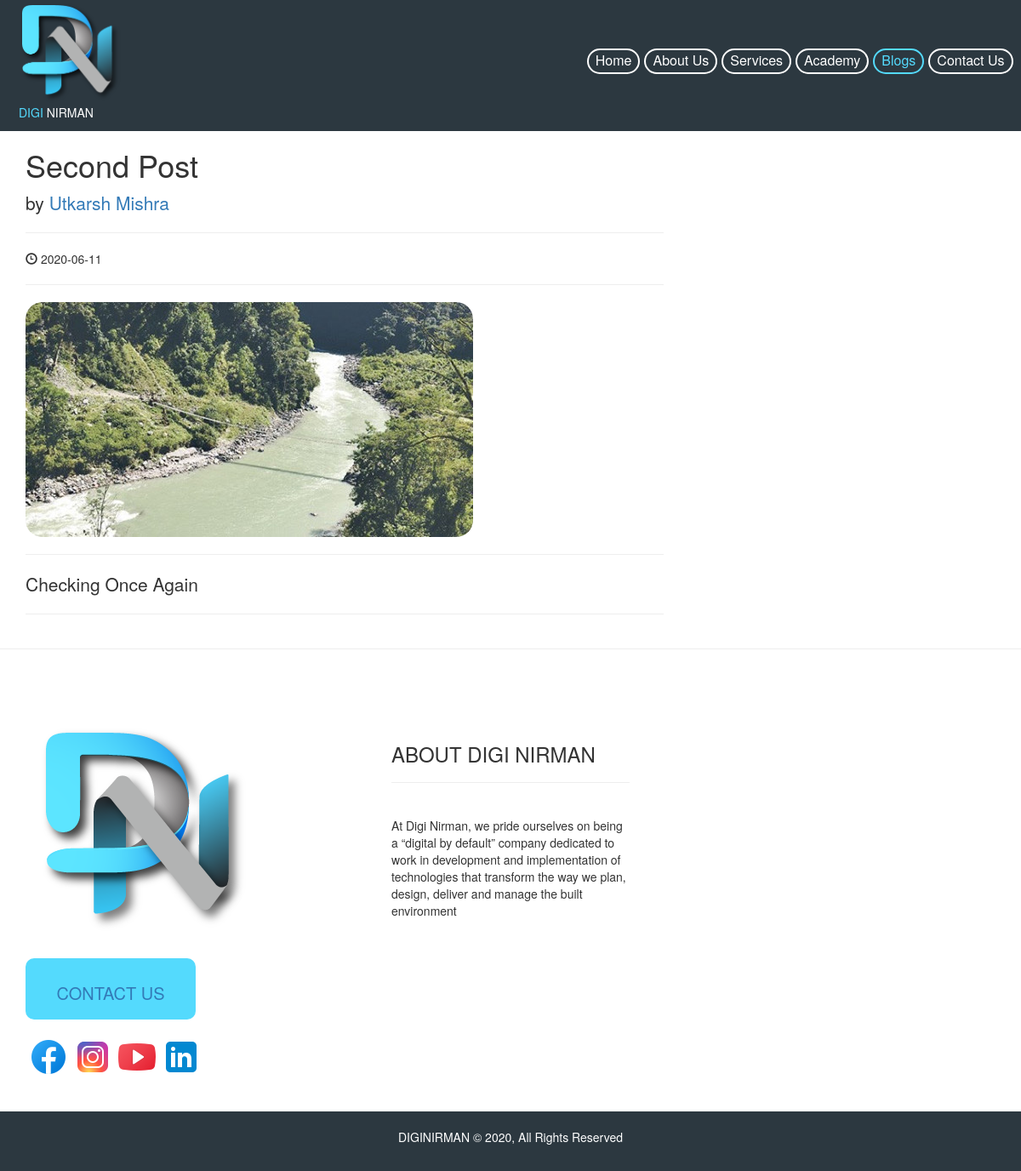
Screenshot of /cms/post.php?p_id=3 with the database file from the repository.
### tables this page shows
CREATE TABLE `posts` (
  `post_id` int(11) NOT NULL,
  `post_title` varchar(255) NOT NULL,
  `post_author` varchar(255) NOT NULL,
  `post_date` date NOT NULL,
  `post_image` text NOT NULL,
  `post_content` text NOT NULL,
  `post_tags` varchar(255) NOT NULL
);

### cms/post.php (the view, shortened to what this page needs)
<?php include "includes/db.php"; ?>
<!DOCTYPE html>
<html lang="en">
<head>
    <link rel="stylesheet" href="css/index-main.css">
    <link rel="stylesheet" media="screen and (max-width: 500px)" href="css/index-mobile.css">
    <link rel="stylesheet" media="screen and (min-width: 500px) and (max-width:1100px)" href="css/index-widescreen.css">
    <link href="css/bootstrap.min.css" rel="stylesheet">
</head>
<body>
<header>
    <nav id="navbar">
      <div class="container-nav">
      <img src="images/logo.png" alt="Company Logo" >
      <p> <span style="color:#54dafd;">DIGI </span> NIRMAN</p> </div>
      <ul>
        <li div="home"><a  href="../index.html">Home</a></li>
        <li div="about"><a href="../about.html">About Us</a></li>
        <li div="service"><a href="../services.html">Services</a></li>
        <li div="academy"><a href="../academy.html">Academy</a></li>
        <li div="blog"><a class="current" href="index.php">Blogs</a></li>
        <li div="contact"><a href="contact.php">Contact Us</a></li>
      </ul>
    </nav>
  </header>
    <div class="container">
        <div class="row">
            <div class="col-lg-8">
            <?php
            if(isset($_GET['p_id']))
            {
                $the_post_id = $_GET['p_id'];
            }
            ?>
            <?php
            $query = "SELECT * FROM posts WHERE post_id = $the_post_id";
            $select_all_posts_query = mysqli_query($connection, $query);
                    while($row = mysqli_fetch_assoc($select_all_posts_query))
                    {
                        $post_title = $row['post_title'];
                        $post_author = $row['post_author'];
                        $post_date = $row['post_date'];
                        $post_image = $row['post_image'];
                        $post_content = $row['post_content'];
            ?>
                <h1><?php echo $post_title ?></h1>
                <p class="lead">
                    by <a href="#"><?php echo $post_author ?></a>
                </p>
                <hr>
                <p><span class="glyphicon glyphicon-time"></span> <?php echo $post_date ?></p>
                <hr>
                <img class="img-responsive" src="images/<?php echo $post_image;?>" alt = "">
                <hr>
                <p class="lead"><?php echo $post_content ?></p>
                <hr>
            </div>
            </div>
        </div>
        <hr>
         <?php } ?>
    <footer>
        <div class="about-us">
          <h1 style="color: white; font-weight: 600;">OUR TEAM</h1>
        </div>
        <div class="flex-footer" style="font-weight: bold;">
          <div class="box-footer"><img src="images/logo.png" alt="footer-logo"></div>
          <div class="box-footer">
            <h3 style="text-align: left";>ABOUT DIGI NIRMAN</h3>
            <hr>
            <br>
            <p style="text-align: left; font-weight: normal;">At Digi Nirman, we pride ourselves on being a “digital by default” company dedicated to work in development and implementation of technologies that transform the way we plan, design, deliver and manage the built environment</p>
          </div>
          <div class="box-footer"></div>
          <div class="box-footer">
            <div class="contact-us"><a href="contact.php"><h2>CONTACT US</h2></a></div>
            <div style="margin-left: -70px;">
              <br>
              <a href="https://www.facebook.com"><img src="images/icon-fb.png"></a>
              <a href="https://www.instagram.com"><img src="images/icon-insta.png">
              <a href="https://www.youtube.com"><img src="images/icon-yt.png"></a>
              <a href="https://www.linkedin.com"><img src="images/icon-linkedin.png"></a>
            </div>
          </div>
        </div>
      </footer>
      <footer id="main-footer">
        <p>DIGINIRMAN &copy; 2020, All Rights Reserved</p>
      </footer>
</body>
</html>

### cms/css/index-main.css (style rules this page uses)
* { margin:0; padding:0; box-sizing:border-box; }
body { font-family:'Segoe UI', Tahoma, Geneva, Verdana, sans-serif; line-height:1.6em; }
a { text-decoration:none; }
.container-nav { overflow:auto; padding: 0 20px; }
#navbar { display: flex; top:0; justify-content:space-between; z-index: 1; padding:0.2rem; background-color: #2c3840; color:white; overflow: auto; }
#navbar ul { display: flex; align-items: center; list-style: none; padding: 10px 5px }
#navbar ul li a { margin: 0 0.25rem; color: white; display:block; padding:1px 8px 2px 8px; text-align:center; font-size: 16px; border: 2px solid white; border-radius: 15px; }
#navbar ul li a:hover, #navbar ul li a.current { color:#54dafd; border: 2px solid #54dafd; border-radius: 15px; }
#navbar p { position: relative; }
#navbar img { height: 15vh; }
.flex-footer { margin: 10px; padding: 10px; display: flex; flex-wrap: wrap; justify-content: space-between; }
.box-footer { text-align: center; margin-bottom: 10px; padding: 10px; height:auto; width: 300px; background-color:#fff; border-radius: 10px; }
.contact-us { text-align: center; display: block; height: auto; width:200px; padding: 10px; background-color:#54dafd; border-radius: 10px; }
.contact-us h2 { font-size: 20px; }
#main-footer { text-align:center; background:#2c3840; color:white; padding:20px 0; }

### cms/css/index-mobile.css (style rules this page uses)
#navbar { flex-direction: column; align-items: center; }
#navbar ul { display: flex; align-items: center; list-style: none; padding: 20px 2px 5px 2px; }
#navbar ul li a { color: white; display:block; text-align:center; font-size: 9px; border:none; }
#navbar ul li a:hover, #navbar ul li a.current { color:#54dafd; border:none; }

### cms/css/index-widescreen.css (style rules this page uses)
#navbar { flex-direction: column; align-items: center; }
#navbar ul { display: flex; align-items: center; list-style: none; padding: 20px 2px 5px 2px; }
#navbar ul li a { color: white; display:block; text-align:center; font-size: 15px; border:none; }
#navbar ul li a:hover, #navbar ul li a.current { color:#54dafd; border:none; }

### rows the page displays
posts: post_title "Second Post", post_author "Utkarsh Mishra", post_date "2020-06-11", post_image (picture), post_content "Checking Once Again"
